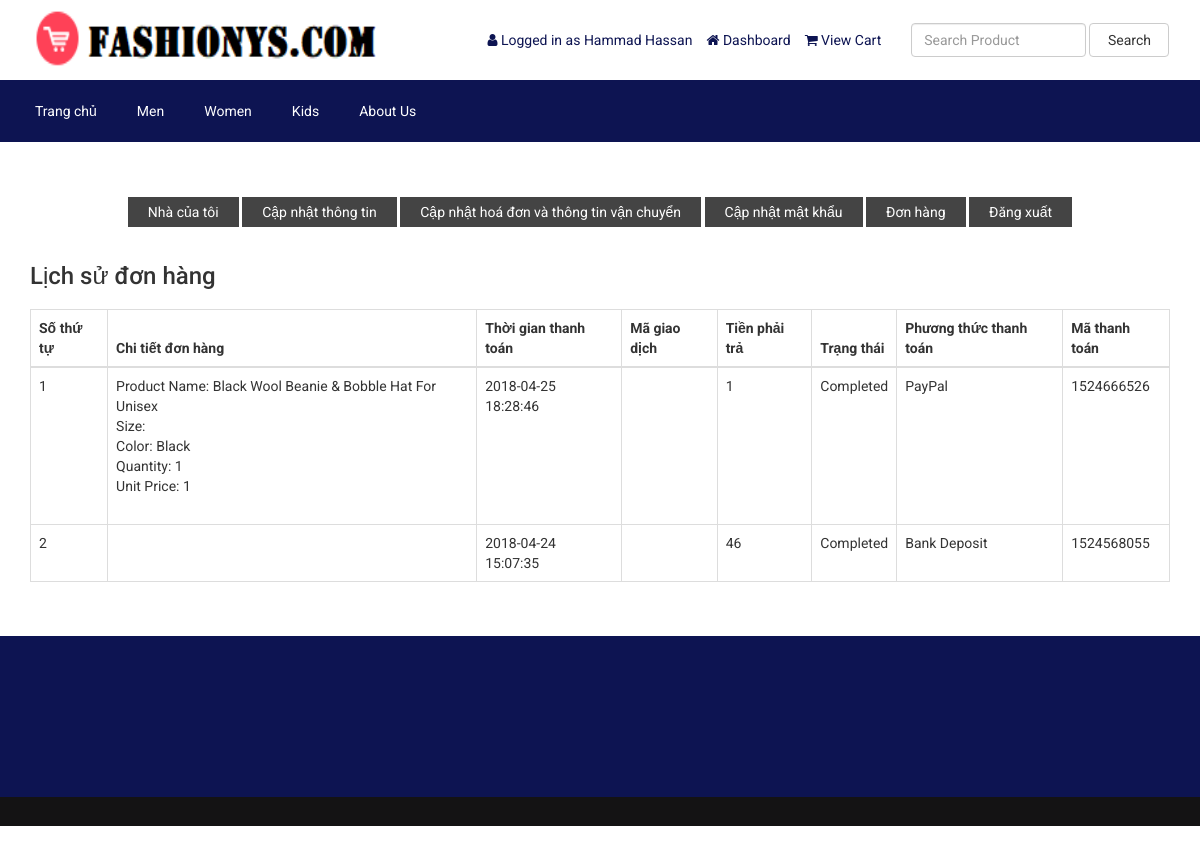
The app's page /customer-order.php (signed in) with its own data.
### tables this page shows
CREATE TABLE `tbl_settings` (
  `id` int(11) NOT NULL,
  `logo` varchar(255) NOT NULL,
  `favicon` varchar(255) NOT NULL,
  `footer_about` text NOT NULL,
  `footer_copyright` text NOT NULL,
  `contact_address` text NOT NULL,
  `contact_email` varchar(255) NOT NULL,
  `contact_phone` varchar(255) NOT NULL,
  `contact_fax` varchar(255) NOT NULL,
  `contact_map_iframe` text NOT NULL,
  `receive_email` varchar(255) NOT NULL,
  `receive_email_subject` varchar(255) NOT NULL,
  `receive_email_thank_you_message` text NOT NULL,
  `forget_password_message` text NOT NULL,
  `total_recent_post_footer` int(10) NOT NULL,
  `total_popular_post_footer` int(10) NOT NULL,
  `total_recent_post_sidebar` int(11) NOT NULL,
  `total_popular_post_sidebar` int(11) NOT NULL,
  `total_featured_product_home` int(11) NOT NULL,
  `total_latest_product_home` int(11) NOT NULL,
  `total_popular_product_home` int(11) NOT NULL,
  `meta_title_home` text NOT NULL,
  `meta_keyword_home` text NOT NULL,
  `meta_description_home` text NOT NULL,
  `banner_login` varchar(255) NOT NULL,
  `banner_registration` varchar(255) NOT NULL,
  `banner_forget_password` varchar(255) NOT NULL,
  `banner_reset_password` varchar(255) NOT NULL,
  `banner_search` varchar(255) NOT NULL,
  `banner_cart` varchar(255) NOT NULL,
  `banner_checkout` varchar(255) NOT NULL,
  `banner_product_category` varchar(255) NOT NULL,
  `banner_blog` varchar(255) NOT NULL,
  `cta_title` varchar(255) NOT NULL,
  `cta_content` text NOT NULL,
  `cta_read_more_text` varchar(255) NOT NULL,
  `cta_read_more_url` varchar(255) NOT NULL,
  `cta_photo` varchar(255) NOT NULL,
  `featured_product_title` varchar(255) NOT NULL,
  `featured_product_subtitle` varchar(255) NOT NULL,
  `latest_product_title` varchar(255) NOT NULL,
  `latest_product_subtitle` varchar(255) NOT NULL,
  `popular_product_title` varchar(255) NOT NULL,
  `popular_product_subtitle` varchar(255) NOT NULL,
  `testimonial_title` varchar(255) NOT NULL,
  `testimonial_subtitle` varchar(255) NOT NULL,
  `testimonial_photo` varchar(255) NOT NULL,
  `blog_title` varchar(255) NOT NULL,
  `blog_subtitle` varchar(255) NOT NULL,
  `newsletter_text` text NOT NULL,
  `paypal_email` varchar(255) NOT NULL,
  `stripe_public_key` varchar(255) NOT NULL,
  `stripe_secret_key` varchar(255) NOT NULL,
  `bank_detail` text NOT NULL,
  `before_head` text NOT NULL,
  `after_body` text NOT NULL,
  `before_body` text NOT NULL,
  `home_service_on_off` int(11) NOT NULL,
  `home_welcome_on_off` int(11) NOT NULL,
  `home_featured_product_on_off` int(11) NOT NULL,
  `home_latest_product_on_off` int(11) NOT NULL,
  `home_popular_product_on_off` int(11) NOT NULL,
  `home_testimonial_on_off` int(11) NOT NULL,
  `home_blog_on_off` int(11) NOT NULL,
  `newsletter_on_off` int(11) NOT NULL,
  `ads_above_welcome_on_off` int(1) NOT NULL,
  `ads_above_featured_product_on_off` int(1) NOT NULL,
  `ads_above_latest_product_on_off` int(1) NOT NULL,
  `ads_above_popular_product_on_off` int(1) NOT NULL,
  `ads_above_testimonial_on_off` int(1) NOT NULL,
  `ads_category_sidebar_on_off` int(1) NOT NULL
);

CREATE TABLE `tbl_top_category` (
  `tcat_id` int(11) NOT NULL,
  `tcat_name` varchar(255) NOT NULL,
  `show_on_menu` int(1) NOT NULL
);

CREATE TABLE `tbl_page` (
  `id` int(11) NOT NULL,
  `about_title` varchar(255) NOT NULL,
  `about_content` text NOT NULL,
  `about_banner` varchar(255) NOT NULL,
  `about_meta_title` varchar(255) NOT NULL,
  `about_meta_keyword` text NOT NULL,
  `about_meta_description` text NOT NULL,
  `faq_title` varchar(255) NOT NULL,
  `faq_banner` varchar(255) NOT NULL,
  `faq_meta_title` varchar(255) NOT NULL,
  `faq_meta_keyword` text NOT NULL,
  `faq_meta_description` text NOT NULL,
  `blog_title` varchar(255) NOT NULL,
  `blog_banner` varchar(255) NOT NULL,
  `blog_meta_title` varchar(255) NOT NULL,
  `blog_meta_keyword` text NOT NULL,
  `blog_meta_description` text NOT NULL,
  `contact_title` varchar(255) NOT NULL,
  `contact_banner` varchar(255) NOT NULL,
  `contact_meta_title` varchar(255) NOT NULL,
  `contact_meta_keyword` text NOT NULL,
  `contact_meta_description` text NOT NULL,
  `pgallery_title` varchar(255) NOT NULL,
  `pgallery_banner` varchar(255) NOT NULL,
  `pgallery_meta_title` varchar(255) NOT NULL,
  `pgallery_meta_keyword` text NOT NULL,
  `pgallery_meta_description` text NOT NULL,
  `vgallery_title` varchar(255) NOT NULL,
  `vgallery_banner` varchar(255) NOT NULL,
  `vgallery_meta_title` varchar(255) NOT NULL,
  `vgallery_meta_keyword` text NOT NULL,
  `vgallery_meta_description` text NOT NULL
);

CREATE TABLE `tbl_payment` (
  `id` int(11) NOT NULL,
  `customer_id` int(11) NOT NULL,
  `customer_name` varchar(255) NOT NULL,
  `customer_email` varchar(255) NOT NULL,
  `payment_date` varchar(50) NOT NULL,
  `txnid` varchar(255) NOT NULL,
  `paid_amount` int(11) NOT NULL,
  `card_number` varchar(50) NOT NULL,
  `card_cvv` varchar(10) NOT NULL,
  `card_month` varchar(10) NOT NULL,
  `card_year` varchar(10) NOT NULL,
  `bank_transaction_info` text NOT NULL,
  `payment_method` varchar(20) NOT NULL,
  `payment_status` varchar(25) NOT NULL,
  `shipping_status` varchar(20) NOT NULL,
  `payment_id` varchar(255) NOT NULL
);

CREATE TABLE `tbl_order` (
  `id` int(11) NOT NULL,
  `product_id` int(11) NOT NULL,
  `product_name` varchar(255) NOT NULL,
  `size` varchar(100) NOT NULL,
  `color` varchar(100) NOT NULL,
  `quantity` varchar(50) NOT NULL,
  `unit_price` varchar(50) NOT NULL,
  `payment_id` varchar(255) NOT NULL
);

### customer-order.php (the view, shortened to what this page needs)
<?php require_once('header.php'); ?>
<div class="page">
    <div class="container">
        <div class="row">
            <div class="col-md-12">
                <?php require_once('customer-sidebar.php'); ?>
            </div>
            <div class="col-md-12">
                <div class="user-content">
                    <h3>Lịch sử đơn hàng</h3>
                    <div class="table-responsive">
                        <table class="table table-bordered">
                            <thead>
                                <tr>
                                    <th>Số thứ tự</th>
                                    <th>Chi tiết đơn hàng</th>
                                    <th>Thời gian thanh toán</th>
                                    <th>Mã giao dịch</th>
                                    <th>Tiền phải trả</th>
                                    <th>Trạng thái</th>
                                    <th>Phương thức thanh toán</th>
                                    <th>Mã thanh toán</th>
                                </tr>
                            </thead>
                            <tbody>
            <?php
            $limit = 10;
            $page = @$_GET['page'];
            if($page)
                $start = ($page - 1) * $limit;
            else
                $start = 0;
            $statement = $pdo->prepare("SELECT payment_date, txnid , paid_amount, payment_status, payment_method, payment_id
                                        FROM tbl_payment WHERE customer_email=? ORDER BY id DESC LIMIT $start, $limit");
            $statement->execute(array($_SESSION['customer']['cust_email']));
            $result = $statement->fetchAll(PDO::FETCH_ASSOC);
            if ($page == 0) $page = 1;
            ?>
                                <?php
                                $tip = $page*10-10;
                                foreach ($result as $row) {
                                    $tip++;
                                    ?>
                                    <tr>
                                        <td><?php echo $tip; ?></td>
                                        <td>
                                            <?php
                                            $statement1 = $pdo->prepare("SELECT product_name, size, color, quantity, unit_price
                                                                        FROM tbl_order WHERE payment_id=?");
                                            $statement1->execute(array($row['payment_id']));
                                            $result1 = $statement1->fetchAll(PDO::FETCH_ASSOC);
                                            foreach ($result1 as $row1) {
                                                echo 'Product Name: '.$row1['product_name'];
                                                echo '<br>Size: '.$row1['size'];
                                                echo '<br>Color: '.$row1['color'];
                                                echo '<br>Quantity: '.$row1['quantity'];
                                                echo '<br>Unit Price: '.$row1['unit_price'];
                                                echo '<br><br>';
                                            }
                                            ?>
                                        </td>
                                        <td><?php echo $row['payment_date']; ?></td>
                                        <td><?php echo $row['txnid']; ?></td>
                                        <td><?php echo $row['paid_amount']; ?></td>
                                        <td><?php echo $row['payment_status']; ?></td>
                                        <td><?php echo $row['payment_method']; ?></td>
                                        <td><?php echo $row['payment_id']; ?></td>
                                    </tr>
                                    <?php
                                }
                                ?>
                            </tbody>
                        </table>
                        <div class="pagination" style="overflow: hidden;">
                    </div>
                </div>
            </div>
        </div>
    </div>
</div>
<?php require_once('footer.php'); ?>

### header.php (shortened to what this page needs)
<?php
include("admin/inc/config.php");
$statement = $pdo->prepare("SELECT logo, favicon, contact_email, contact_phone,
									meta_title_home, meta_keyword_home, meta_description_home, before_head, after_body
							 FROM tbl_settings WHERE id=1");
$statement->execute();
$result = $statement->fetchAll(PDO::FETCH_ASSOC);
foreach ($result as $row)
{
	$logo = $row['logo'];
}
?>
<!DOCTYPE html>
<html lang="en">
<head>
	<link rel="stylesheet" href="assets/css/bootstrap.min.css">
	<link rel="stylesheet" href="assets/css/font-awesome.min.css">
	<link rel="stylesheet" href="assets/css/owl.carousel.min.css">
	<link rel="stylesheet" href="assets/css/owl.theme.default.min.css">
	<link rel="stylesheet" href="assets/css/jquery.bxslider.min.css">
    <link rel="stylesheet" href="assets/css/magnific-popup.css">
    <link rel="stylesheet" href="assets/css/rating.css">
	<link rel="stylesheet" href="assets/css/spacing.css">
	<link rel="stylesheet" href="assets/css/bootstrap-touch-slider.css">
	<link rel="stylesheet" href="assets/css/animate.min.css">
	<link rel="stylesheet" href="assets/css/tree-menu.css">
	<link rel="stylesheet" href="assets/css/select2.min.css">
	<link rel="stylesheet" href="assets/css/main.css">
	<link rel="stylesheet" href="assets/css/responsive.css">
<div class="header">
	<div class="container">
		<div class="row inner">
			<div class="col-md-4 logo">
				<a href="index.php"><img src="assets/uploads/<?php echo $logo; ?>" alt="logo image"></a>
			</div>
			<div class="col-md-5 right">
				<ul>
					<?php
					if(isset($_SESSION['customer'])) {
						?>
						<li><i class="fa fa-user"></i> <?php echo LANG_VALUE_13; ?> <?php echo $_SESSION['customer']['cust_name']; ?></li>
						<li><a href="dashboard.php"><i class="fa fa-home"></i> <?php echo LANG_VALUE_89; ?></a></li>
						<li><a href="cart.php"><i class="fa fa-shopping-cart"></i> <?php echo LANG_VALUE_19; ?> </a></li>
						<?php
					} else {
						?>
						<li><a href="login.php"><i class="fa fa-sign-in"></i> <?php echo LANG_VALUE_9; ?></a></li>
						<li><a href="registration.php"><i class="fa fa-user-plus"></i> <?php echo LANG_VALUE_15; ?></a></li>
						<?php
					}
					?>
				</ul>
			</div>
			<div class="col-md-3 search-area">
				<form class="navbar-form navbar-left" role="search" action="search-result.php" method="get">
					<div class="form-group">
						<input type="text" class="form-control search-top" placeholder="<?php echo LANG_VALUE_2; ?>" name="search_text">
					</div>
					<button type="submit" class="btn btn-default"><?php echo LANG_VALUE_3; ?></button>
				</form>
			</div>
		</div>
	</div>
</div>
<div class="nav">
	<div class="container">
		<div class="row">
			<div class="col-md-12 pl_0 pr_0">
				<div class="menu-container">
					<div class="menu">
						<ul>
							<li><a href="index.php">Trang chủ</a></li>
							<?php
							$statement = $pdo->prepare("SELECT tcat_id, tcat_name FROM tbl_top_category WHERE show_on_menu=1");
							$statement->execute();
							$result = $statement->fetchAll(PDO::FETCH_ASSOC);
							foreach ($result as $row) {
								?>
								<li><a href="product-category.php?id=<?php echo $row['tcat_id']; ?>&type=top-category"><?php echo $row['tcat_name']; ?></a></li>
								<?php
							}
							?>
							<?php
							$statement = $pdo->prepare("SELECT about_title, faq_title, blog_title, contact_title, pgallery_title, vgallery_title
														 FROM tbl_page WHERE id=1");
							$statement->execute();
							$result = $statement->fetchAll(PDO::FETCH_ASSOC);
							foreach ($result as $row) {
								$about_title = $row['about_title'];
							}
							?>
							<li><a href="about.php"><?php echo $about_title; ?></a></li>
						</ul>
					</div>
				</div>
			</div>
		</div>
	</div>
</div>

### records on screen
tbl_settings: logo (picture)
tbl_top_category: tcat_name "Men"
tbl_top_category: tcat_name "Women"
tbl_top_category: tcat_name "Kids"
tbl_page: about_title "About Us"
tbl_payment: payment_date "2018-04-25 18:28:46", paid_amount "1", payment_status "Completed", payment_method "PayPal", payment "1524666526"
tbl_order: product_name "Black Wool Beanie & Bobble Hat For Unisex", color "Black", quantity "1", unit_price "1"
tbl_payment: payment_date "2018-04-24 15:07:35", paid_amount "46", payment_status "Completed", payment_method "Bank Deposit", payment "1524568055"

### other values on screen
LANG_VALUE_13 "Logged in as"
$_SESSION['customer']['cust_name'] "Hammad Hassan"
LANG_VALUE_89 "Dashboard"
LANG_VALUE_19 "View Cart"
LANG_VALUE_3 "Search"
